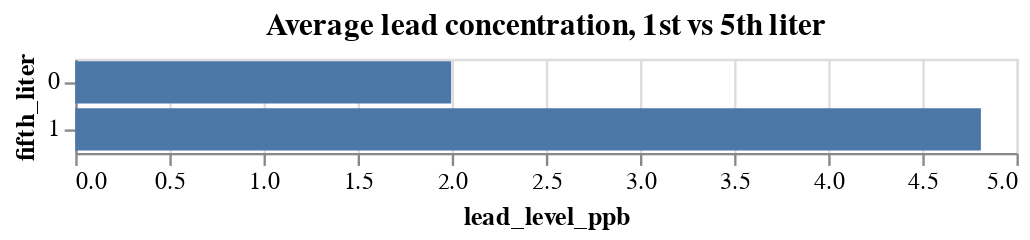

Here is the notebook cell this chart was saved with:
### Markdown cell above
The average lead level of all first liter samples is 2 pbb, while the average lead level of all fifth liter samples is 4.8 ppb. This is consistent with an APM Reports analysis of lead levels from Chicago that found lead levels were higher from deeper in the plumbing. 

The 90th-percentile values of all first liter samples was 3.4 ppb, while the 90th-percentile of all fifth liter samples was 10.8 ppb.

### Code cell
fifth_liters = pd.pivot_table(lead_sampling, 
               index=['fifth_liter'],
               values='lead_level_ppb', aggfunc=[np.mean,lambda x: np.percentile(x,90)])

display(fifth_liters)

alt.Chart(fifth_liters['mean'].reset_index(), 
          title='Average lead concentration, 1st vs 5th liter').mark_bar().encode(
    x=alt.X('lead_level_ppb'),
    y=alt.Y('fifth_liter:O')
)

### Figure 1 — Vega-Lite specification as saved in the notebook (floating-point values rounded to 4 significant figures)
{"config": {"view": {"continuousWidth": 400, "continuousHeight": 300}}, "data": {"name": "data-3410fd0165c8c7cd48f421f61351066b"}, "mark": "bar", "encoding": {"x": {"type": "quantitative", "field": "lead_level_ppb"}, "y": {"type": "ordinal", "field": "fifth_liter"}}, "title": "Average lead concentration, 1st vs 5th liter", "$schema": "https://vega.github.io/schema/vega-lite/v4.8.1.json", "datasets": {"data-3410fd0165c8c7cd48f421f61351066b": [{"fifth_liter": 0, "lead_level_ppb": 1.997}, {"fifth_liter": 1, "lead_level_ppb": 4.811}]}}
